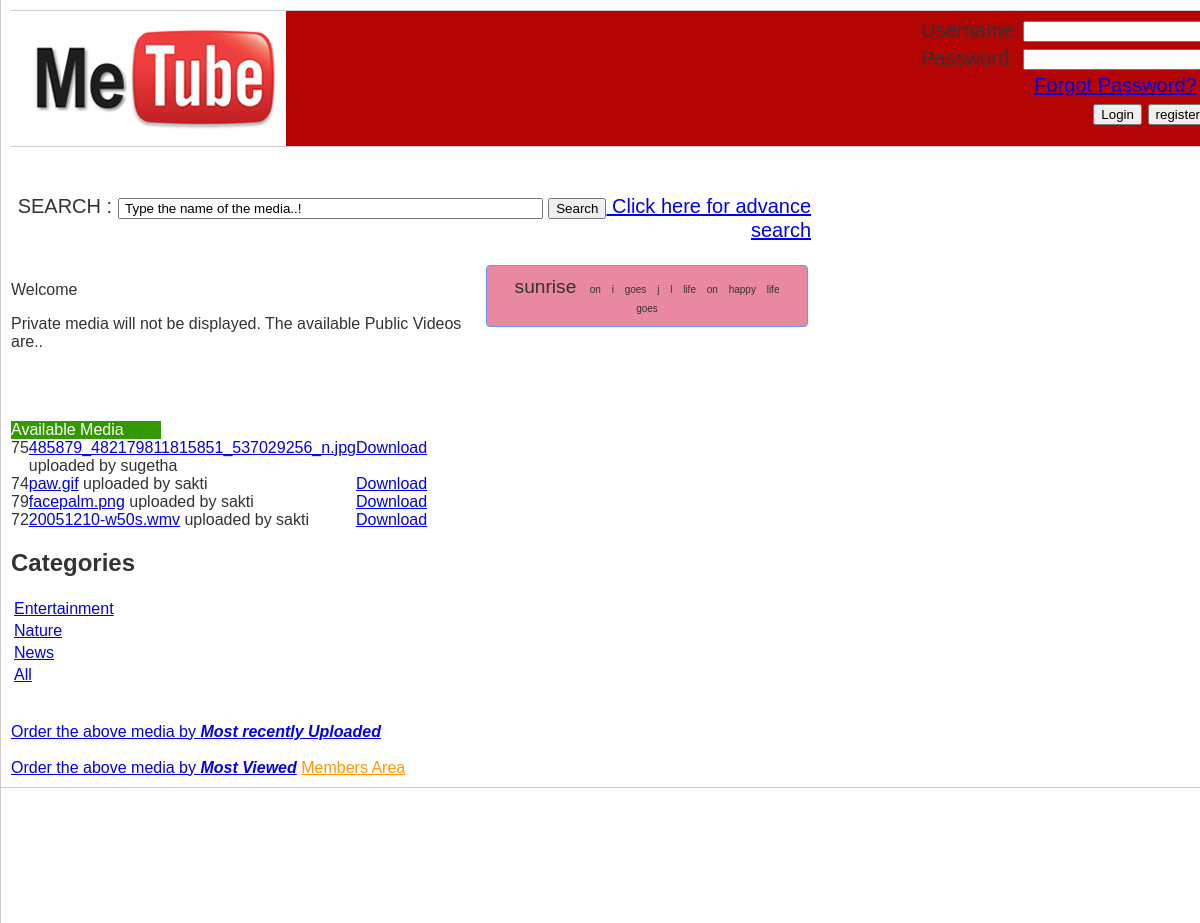
The page / on the database its author committed.
### tables this page shows
CREATE TABLE IF NOT EXISTS `tag_count` (
  `tags` varchar(20) DEFAULT NULL COMMENT 'all the tags',
  `count` int(20) NOT NULL DEFAULT '0' COMMENT 'count for the tags',
  `tagid` int(20) NOT NULL AUTO_INCREMENT,
  PRIMARY KEY (`tagid`)
);

CREATE TABLE IF NOT EXISTS `media` (
  `mediaid` int(20) unsigned NOT NULL AUTO_INCREMENT,
  `name` varchar(40) NOT NULL COMMENT 'name of the media',
  `userid` int(10) NOT NULL,
  `path` varchar(50) NOT NULL COMMENT 'media path',
  `type` varchar(20) NOT NULL COMMENT 'type of the media (i.e) audio, video or image',
  `category` varchar(20) NOT NULL COMMENT 'category of the media',
  `description` varchar(100) DEFAULT NULL COMMENT 'description of the media',
  `format` varchar(20) NOT NULL COMMENT 'extension of the file',
  `visibility` int(1) unsigned NOT NULL DEFAULT '1' COMMENT '1 indicates public which is default, 2 for private',
  `uploadtime` timestamp NOT NULL DEFAULT CURRENT_TIMESTAMP COMMENT 'time when uploaded',
  `last_access` timestamp NOT NULL DEFAULT '0000-00-00 00:00:00' COMMENT 'last when accessed',
  `count` int(11) NOT NULL,
  PRIMARY KEY (`mediaid`),
  KEY `userid` (`userid`)
);

CREATE TABLE IF NOT EXISTS `account` (
  `userid` int(10) NOT NULL AUTO_INCREMENT,
  `name` varchar(40) NOT NULL,
  `password` varchar(20) NOT NULL,
  `email` varchar(30) NOT NULL,
  `friends` text NOT NULL,
  `blocked` text NOT NULL,
  PRIMARY KEY (`userid`)
);

### index.php (the view, shortened to what this page needs)
<!DOCTYPE html PUBLIC "-//W3C//DTD XHTML 1.0 Strict//EN" "http://www.w3.org/TR/xhtml1/DTD/xhtml1-strict.dtd">
<html xmlns="http://www.w3.org/1999/xhtml" xml:lang="en" lang="en">
<head>
<link rel="stylesheet" type="text/css" href="style.css" media="screen" />
</head>
	<body>
		<div id="wrapper">
        <div id="content">
<?php include('/var/www/spring13/g6/metube/header.php'); ?>
<?php include('/var/www/spring13/g6/metube/navindex.php'); ?>
<?php include('/var/www/spring13/g6/metube/tag_cloud.php'); ?>
<div>
<p>Welcome</p>
  <p> Private media will not be displayed. The available Public Videos are..</p>
     <br>
</div>
<br/><br/>
<?php
		if(isset($_GET['category']))
		{
			$cate= $_GET['category'];
			 $query = "SELECT * from media  where visibility='1' AND category='".$cate."' ORDER BY RAND() LIMIT 10;";
			}
		else if(isset($_GET['ru']))
		{
			$query ="select * from media order by `uploadtime` desc";
			echo "Most recently uploaded viedeos are";
		}
		else if(isset($_GET['rv']))
		{
			$query ="SELECT * FROM `media` order by count desc";
			echo "Most viewed viedeos are";
		}
		else {
 $query="select * from media where visibility='1' ORDER BY RAND() LIMIT 10;";
		}
	$result = mysql_query( $query );
?>
    <div style="background:#339900;color:#FFFFFF; width:150px;">Available Media</div>
	<table width="50%" cellpadding="0" cellspacing="0">
		<?php
			while ($result_row = mysql_fetch_row($result))
			{
		?>
        <tr valign="top">
			<td>
					<?php
						echo $result_row[0];
										$mediauserid = $result_row[2];
$usname = "select * from account where userid='".$mediauserid."'";
						$resname= mysql_query($usname);
						$resrow = mysql_fetch_array($resname);
					?>
			</td>
            <td>
            	<a href="media.php?id=<?php echo $result_row[0];?>" target="_blank"><?php echo $result_row[1];?></a> uploaded by <?php echo $resrow['name'];?>
            </td>
            <td>
            	<a href="<?php echo $result_row[3].$result_row[1];?>" onclick="Download()">Download</a>
            </td>
		</tr>
        <?php
			}
		?>
	</table>
    <h2>Categories</h2>
        <?php
    $catquery="select distinct category from media ORDER BY category ASC";
	$catresult = mysql_query($catquery) ;
	?>
	<table>
<?php
while($crow = mysql_fetch_array($catresult))
{
	$category=$crow['category'];
	?>
	<tr>
	<td><a href="index.php?category=<?php echo $category; ?>"><?php echo $category; ?></td></tr>
<?php } ?>
<tr><td><a href="index.php">All</a></td></tr>
</table>
<br>
<br>
<a href = "index.php?ru=1">Order the above media by <b><i>Most recently Uploaded</i></b></a> <br> <br>
<a href = "index.php?rv=1">Order the above media by <b><i>Most Viewed</i></b></a>
<a href='friend.php'  style="color:#FF9900;">Members Area</a>
</div>
<?php include('/var/www/spring13/g6/metube/footer.php'); ?>
</div>
</body>
</html>

### header.php (shortened to what this page needs)
<div id="header">
    <div id="login">
<?php
if (isset($_SESSION['loggedin']) && $_SESSION['loggedin'] == true) {
    echo "Welcome, " . $_SESSION['username'] . "!";
    echo '<form action="logout.php" method="post">';
    echo '<button type="submit">logout</button>';
    echo '</form>';
} else {
     include('/var/www/spring13/g6/metube/login.php');
}
?>
</div>
</div>

### login.php (shortened to what this page needs)
<form action="<?php echo "index.php"; ?>" method="post">
<table border="0">
<tr><td colspan=2></td></tr>
<tr><td>Username:</td><td>
<input class = "text" type="text" name="username" maxlength="40">
</td></tr>
<tr><td>Password:</td><td>
<input class = "text" type="password" name="password" maxlength="50">
</td></tr>
 <tr>
 <td>&nbsp;</td>
 <td align="center"><a  href="mailto:sarunac@clemson.edu" >Forgot Password? </a></td>
 </tr>
<tr><td colspan="2" align="right">
<input type="submit" name="submit" value="Login">
<input type="button" value="register" onClick="window.location.href='register.php'">
</td></tr>
</table>
</form>

### navindex.php
<div id="navindex">
<div id="searchindex">
<?php include('search.php');?>
</div>
</div>

### search.php
<form class="search-form" action="search2.php" method="get"
   name="searchForm">
SEARCH : <input type="TEXT" name="search_query" value=" Type the name of the media..! "
onClick="this.value='';this.onclick=null;" size="50" maxlength="100"
align="center"/>
 <span class="masthead-button-wrapper"><a href="#"
onclick="document.searchForm.submit(); return false;">
 <input type="button" name="searchbutton" value="Search" align="center"/>
 </a></span>
<a href="advancesearch.php">Click here for advance search</a>
</form>

### tag_cloud.php
<?php
$terms = array();
$maximum = 0;
$a = "SELECT tags, count FROM tag_count ORDER BY count DESC LIMIT 30";
$query = mysql_query($a) or die(mysql_error());
while ($row = mysql_fetch_array($query))
{
    $tags = $row['tags'];
    $count = $row['count'];
    if ($count > $maximum) $maximum = $count;
    $terms[] = array('tags' => $tags, 'count' => $count);
}
shuffle($terms);
?>
<div id="sidebar">
<div id="tagcloud">
<?php
foreach ($terms as $term):
 $percent = floor(($term['count'] / $maximum) * 100);
 if ($percent < 20):
   $class = 'smallest';
 elseif ($percent >= 20 and $percent < 40):
   $class = 'small';
 elseif ($percent >= 40 and $percent < 60):
   $class = 'medium';
 elseif ($percent >= 60 and $percent < 80):
   $class = 'large';
 else:
 $class = 'largest';
 endif;
?>
<span class="<?php echo $class; ?>">
  <a href="search2.php?search_query=<?php echo $term['tags']; ?>"><?php echo $term['tags']; ?></a>
</span>
<?php endforeach; ?>
</div>
</div>

### footer.php (shortened to what this page needs)
<div id="footer">
	<p><?php echo $footer ?></p>
</div>

### style.css (style rules this page uses)
body { background-color:#D8D8D8; background-repeat:repeat-x; font-family: georgia,sans-serif; color:#333; margin:0; padding:0; }
#wrapper { width:1200px; background-color:#FFFFFF; margin:0 auto; border-left:1px solid #ccc; border-right:1px solid #ccc; }
#header { width:1200px; background-color:#B40404; background-image:url('MeTubeLogo_Blog.jpg'); background-repeat:no-repeat; background-position:left; margin-right:200px; height:135px; margin:0 auto; margin-bottom:25px; border-bottom:1px solid #ccc; border-top:1px solid #ccc; }
#navindex { width: 800px; }
#searchindex { display:inline; width: 600px; margin: 0 auto; padding:10px; text-decoration:none; text-align:right; font-family:georgia,sans-serif; font-size:20px; }
#content { width:675px; float:left; padding:10px; }
#login { float:right; font-family:georgia,sans-serif; font-size:20px; }
#sidebar { width:200px; float:right; margin-bottom:25px; }
#sidebar a { text-decoration:none; }
#footer { clear:both; width:1200px; height:135px; border-top:1px solid #ccc; }
#footer p { padding:10px; }
#tagcloud { width: 300px; background:#e988a1; color:#f47835; padding: 10px; border: 1px solid #559DFF; text-align:center; -moz-border-radius: 4px; -webkit-border-radius: 4px; border-radius: 4px; }
#tagcloud a:link, #tagcloud a:visited { text-decoration:none; color: #333; }
#tagcloud span { padding: 4px; }
#tagcloud .smallest { font-size: x-small; }
#tagcloud .largest { font-size:larger; }

### rows shown on the page
tag_count: tags "sunrise"
tag_count: tags "goes"
tag_count: tags "life"
tag_count: tags "happy"
media: mediaid "75", name "485879_482179811815851_537029256_n.jpg", userid.name "sugetha"
media: mediaid "74", name "paw.gif", userid.name "sakti"
media: mediaid "79", name "facepalm.png", userid.name "sakti"
media: mediaid "72", name "20051210-w50s.wmv", userid.name "sakti"

### other values the page prints
$term['tags'] "on"
$term['tags'] "i"
$term['tags'] "j"
$term['tags'] "l"
$category "Entertainment"
$category "Nature"
$category "News"
